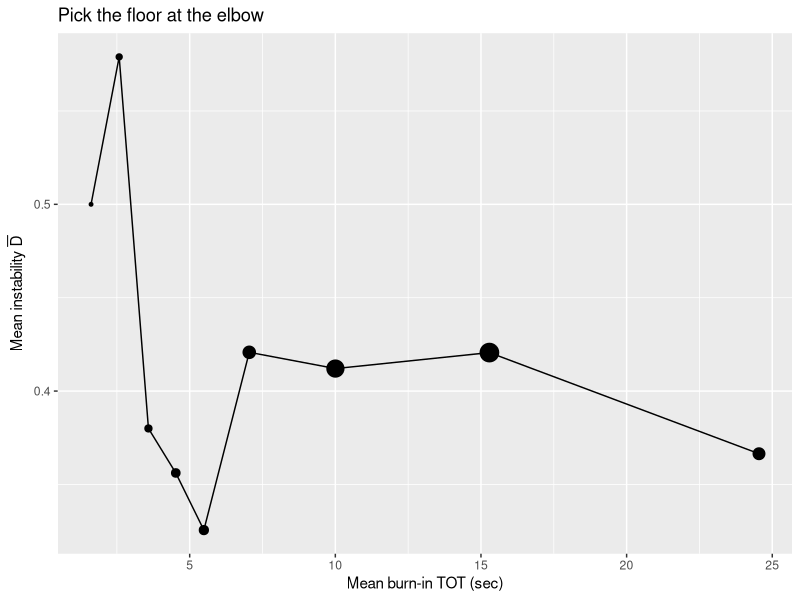
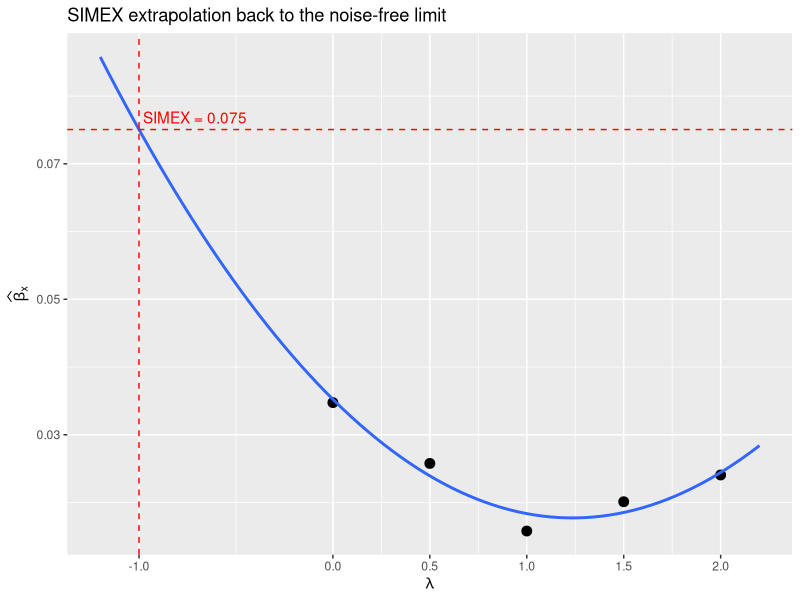
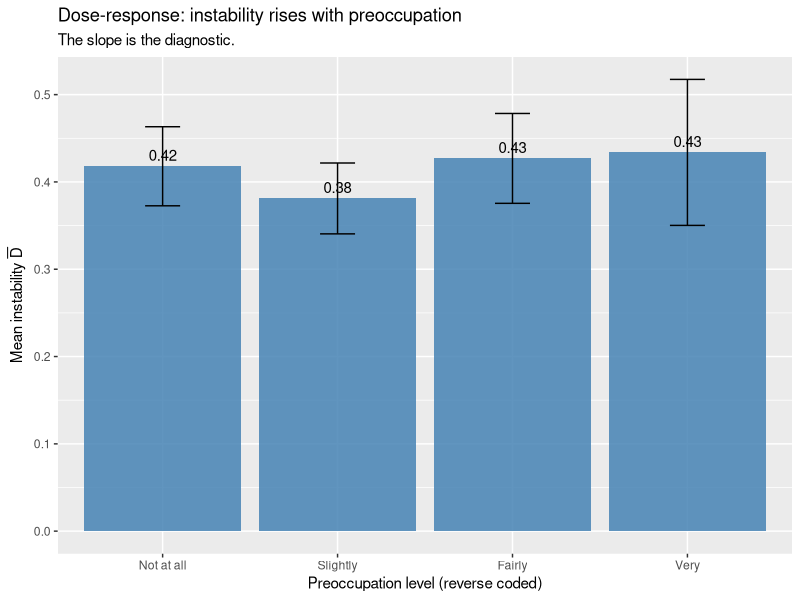

These charts were generated, in order, by the following R code:
## ---- chunk 1
suppressPackageStartupMessages(library(DiagrammeR))

DiagrammeR::grViz("
digraph cognitive {
  graph [rankdir = LR, splines = ortho, nodesep = 0.5, ranksep = 0.6]
  node  [shape = box, style = 'filled,rounded', fillcolor = '#dbe7f5',
         fontname = 'Helvetica', fontsize = 11, width = 1.6, height = 0.55]
  edge  [fontname = 'Helvetica', fontsize = 9, color = '#444444']

  Q   [label = 'Question\\nposed', fillcolor = '#cfead0']
  S1  [label = '1. Comprehension']
  S2  [label = '2. Retrieval']
  S3  [label = '3. Judgment']
  S4  [label = '4. Response selection']
  A   [label = 'Recorded\\nanswer', fillcolor = '#f2d9b1']

  E1  [label = 'Question wording\\nVague terms\\nDouble-barrelled items', shape = note, fillcolor = '#fdecec', height = 0.7, width = 1.7]
  E2  [label = 'Recall failure\\nAvailability bias\\nOmission of evidence', shape = note, fillcolor = '#fdecec', height = 0.7, width = 1.7]
  E3  [label = 'Anchoring\\nFraming\\nSatisficing\\nMood-as-information', shape = note, fillcolor = '#fdecec', height = 0.8, width = 1.7]
  E4  [label = 'Acquiescence\\nExtreme/midpoint\\nScale interpretation', shape = note, fillcolor = '#fdecec', height = 0.7, width = 1.7]

  Q -> S1 -> S2 -> S3 -> S4 -> A
  S1 -> E1 [style = dashed]
  S2 -> E2 [style = dashed]
  S3 -> E3 [style = dashed]
  S4 -> E4 [style = dashed]

  { rank = same; S1; E1 }
  { rank = same; S2; E2 }
  { rank = same; S3; E3 }
  { rank = same; S4; E4 }
}
", height = 360)
## ---- chunk 2
stages <- tibble::tibble(
  Stage             = c("1. Comprehension",
                        "2. Retrieval",
                        "3. Judgment",
                        "4. Response selection"),
  `Cognitive operation` = c("Parse syntax; assign reference; infer pragmatic meaning",
                            "Search memory for relevant beliefs, episodes, attitudes",
                            "Integrate retrieved evidence into a tentative answer",
                            "Map the answer onto the response options"),
  `Dominant error mechanism` = c("Question wording; vague terms; double-barrelled items",
                                 "Recall failure; availability; omission of relevant evidence",
                                 "Anchoring; framing; satisficing; mood-as-information",
                                 "Acquiescence; central tendency; extreme responding; scale interpretation")
)

knitr::kable(
  stages,
  caption = "The four-stage cognitive model of survey response and the dominant error mechanism at each stage. Adapted from Tourangeau, Rips, and Rasinski (2000).",
  booktabs = TRUE
)
## ---- chunk 3
tse <- tibble::tibble(
  Component = c("Coverage error", "Sampling error", "Nonresponse error",
                "Measurement error (instrument)", "Measurement error (respondent)",
                "Processing error"),
  Source = c("Mismatch between the target population and the sampling frame",
             "Variation across samples of the same size from the same frame",
             "Differences between respondents and non-respondents in the realised sample",
             "Question wording, mode, interviewer, layout",
             "Comprehension, retrieval, judgment, response selection",
             "Coding, editing, weighting, imputation"),
  `Reducible by` = c("Better frame; multi-frame designs",
                     "Larger $n$; design-based variance reduction (Chapter on Sampling)",
                     "Targeted follow-up; weighting adjustments",
                     "Cognitive pretesting; mode harmonisation; question redesign",
                     "Better stage-1 and stage-4 design; *but not stage-2/3 noise*",
                     "Process audits; double coding")
)

knitr::kable(
  tse,
  caption = "The Total Survey Error framework. Adapted from Groves et al. (2009). The contribution of this chapter is concentrated in the respondent-side measurement-error row.",
  booktabs = TRUE
) |>
  kableExtra::kable_styling(latex_options = "scale_down",
                            bootstrap_options = "striped")
## ---- chunk 4
suppressPackageStartupMessages(library(DiagrammeR))

DiagrammeR::grViz("
digraph tse {
  graph [rankdir = TB, nodesep = 0.4, ranksep = 0.5]
  node  [shape = box, style = 'filled,rounded',
         fontname = 'Helvetica', fontsize = 10]
  edge  [color = '#444444']

  TSE [label = 'Total Survey Error', fillcolor = '#cfead0', fontsize = 12, height = 0.45, width = 2]

  REP [label = 'Representation\\n(who is in the data)', fillcolor = '#dbe7f5', height = 0.6, width = 2]
  MEA [label = 'Measurement\\n(what they report)', fillcolor = '#dbe7f5', height = 0.6, width = 2]

  C   [label = 'Coverage error', fillcolor = '#eef2f7']
  Sm  [label = 'Sampling error', fillcolor = '#eef2f7']
  N   [label = 'Nonresponse error', fillcolor = '#eef2f7']
  Mi  [label = 'Measurement error\\n(instrument)', fillcolor = '#eef2f7']
  Mr  [label = 'Measurement error\\n(respondent)', fillcolor = '#fcd7d2', penwidth = 2]
  Pe  [label = 'Processing error', fillcolor = '#eef2f7']

  IS  [label = 'Intrinsic\\nstochasticity', fillcolor = '#fcd7d2', shape = note, penwidth = 1]
  SD  [label = 'Social-desirability\\nbias', fillcolor = '#fcd7d2', shape = note]
  RS  [label = 'Response\\nstyles', fillcolor = '#fcd7d2', shape = note]
  CB  [label = 'Recall /\\ncognitive failure', fillcolor = '#fcd7d2', shape = note]

  TSE -> REP
  TSE -> MEA
  REP -> C; REP -> Sm; REP -> N
  MEA -> Mi; MEA -> Mr; MEA -> Pe
  Mr -> IS [style = dashed]
  Mr -> SD [style = dashed]
  Mr -> RS [style = dashed]
  Mr -> CB [style = dashed]
}
", height = 420)
## ---- chunk 5
val_tab <- tibble::tibble(
  Type = c("Content validity",
           "Criterion validity (concurrent)",
           "Criterion validity (predictive)",
           "Construct validity; convergent",
           "Construct validity; discriminant",
           "Face validity",
           "Known-groups validity"),
  Question = c("Do the items cover the full conceptual domain of the construct?",
               "Does the instrument correlate with a contemporaneous gold-standard measure?",
               "Does the instrument predict a future outcome of theoretical interest?",
               "Do measures of the same construct correlate strongly?",
               "Do measures of distinct constructs correlate weakly?",
               "Does the instrument *look* sensible to respondents and reviewers?",
               "Does the instrument differ between groups known to differ on the construct?"),
  `Standard test` = c("Expert review against a domain map",
                      "Pearson/polychoric correlation with the criterion",
                      "Out-of-sample predictive performance",
                      "Off-diagonal validity correlations in the MTMM matrix",
                      "Heterotrait correlations smaller than monotrait",
                      "Cognitive interviewing and pretest review",
                      "Two-sample $t$-test or known-group SEM")
)

knitr::kable(
  val_tab,
  caption = "Major types of validity in survey measurement, the question each addresses, and the standard test. Adapted from Cronbach and Meehl (1955) and Campbell and Fiske (1959).",
  booktabs = TRUE
) |>
  kableExtra::kable_styling(latex_options = "scale_down",
                            bootstrap_options = "striped")
## ---- chunk 6
rs_tab <- tibble::tibble(
  Style = c("Acquiescence (ARS)",
            "Disacquiescence (DARS)",
            "Extreme response style (ERS)",
            "Midpoint / central tendency (MRS)",
            "Net acquiescence (NARS)",
            "Noncontingent / random responding",
            "Straightlining",
            "Speeding"),
  Definition = c("Tendency to agree regardless of content",
                 "Tendency to disagree regardless of content",
                 "Tendency to choose scale endpoints",
                 "Tendency to choose the scale midpoint",
                 "ARS minus DARS in proportional terms",
                 "Random responses unrelated to item content",
                 "Same response across multiple grid items",
                 "Time on task below a content-comprehension floor"),
  `Detection (single item)` = c("Item-pair (positive vs. negated) agreement",
                                 "Item-pair (positive vs. negated) disagreement",
                                 "Greenleaf (1992) ERS scale",
                                 "Frequency of midpoint responses",
                                 "Composite of ARS and DARS",
                                 "Mahalanobis distance; consistency indices",
                                 "Within-row variance in matrix questions",
                                 "Within-respondent percentile of TOT"),
  `Mitigating design` = c("Reverse-coded items; balanced scales",
                          "Reverse-coded items; balanced scales",
                          "Avoid 7+ point unanchored scales",
                          "Even number of options forces non-midpoint",
                          "Balanced scales with reverse coding",
                          "Cognitive pretest; remove items respondents cannot interpret",
                          "Vary item order; avoid long matrix grids",
                          "Burn-in TOT floor (Section \\@ref(sec-tot))")
)

knitr::kable(
  rs_tab,
  caption = "Response-style taxonomy with detection diagnostics and mitigating design choices. Adapted from Baumgartner and Steenkamp (2001), Greenleaf (1992), Krosnick (1991), Van Vaerenbergh and Thomas (2013), and Zhang and Conrad (2014).",
  booktabs = TRUE
) |>
  kableExtra::kable_styling(latex_options = "scale_down",
                            bootstrap_options = "striped")
## ---- chunk 7
tradeoff <- tibble::tibble(
  Design = c("Wide-spaced panel waves",
             "Narrow-spaced panel waves",
             "Within-session replication"),
  `A1 (no change)` = c("Hard; world changes between waves",
                       "Easier; short interval",
                       "Trivially holds (single session)"),
  `A2 (no memory)` = c("Easy; long interval",
                       "Hard; recent question recalled",
                       "Holds with sufficient distractor items [@clayton2025]"),
  `A3 (attrition at random)` = c("Hard; selective attrition",
                                 "Easier; short interval",
                                 "Trivially holds (no inter-session attrition)")
)

knitr::kable(
  tradeoff,
  caption = "Identifying assumptions for $\\bar D$ across three replication designs. Within-session replication is the only design that can satisfy all three assumptions simultaneously.",
  booktabs = TRUE
)
## ---- chunk 8
rtt_table <- tibble::tibble(
  `D-bar`   = c(0.10, 0.10, 0.10, 0.20, 0.20, 0.20, 0.30, 0.30, 0.30),
  `p = Pr(C=1)` = rep(c(0.50, 0.30, 0.20), times = 3),
  `r_tt`     = c(0.80, 0.762, 0.688,
                 0.60, 0.524, 0.375,
                 0.40, 0.286, 0.062)
)

knitr::kable(
  rtt_table, digits = 3,
  caption = "Dependence of test--retest correlation on the response marginal. Three values of $\\bar D$ paired with three values of $p$. Same instability, very different $r_{tt}$.",
  booktabs = TRUE
)
## ---- chunk 9
two_vs_three <- tibble::tibble(
  Question = c("Will instrument improvement reduce the residual?",
               "Is the residual identified by within-session replication?",
               "Is the residual identified by classical test--retest?",
               "Does the residual attenuate regression coefficients?",
               "Does the residual cancel out in differences (DiD, RDD)?"),
  `Two-way (Lord-Novick)` = c("Always yes (by definition)",
                              "Yes",
                              "Yes (with caveats; see Heise simplex)",
                              "Yes, by attenuation factor",
                              "Yes, on average"),
  `Three-way (this chapter)` = c("Only $\\mathrm{Var}(M)$; $\\mathrm{Var}(S)$ irreducible",
                                 "$\\mathrm{Var}(M) + \\mathrm{Var}(S)$ identified jointly",
                                 "$\\mathrm{Var}(S)$ absorbed into the error term",
                                 "Yes for $\\mathrm{Var}(M)$; the $\\mathrm{Var}(S)$ part needs the correction in Section \\@ref(sec-attenuation-correction)",
                                 "Yes for both, on average")
)

knitr::kable(
  two_vs_three,
  caption = "Empirical implications of the three-way decomposition. Most differences from the classical two-way decomposition involve what the analyst can or cannot do about the residual.",
  booktabs = TRUE
) |>
  kableExtra::kable_styling(latex_options = "scale_down",
                            bootstrap_options = "striped")
## ---- chunk 10
analogs <- tibble::tibble(
  Field                      = c("Survey research (this chapter)",
                                 "Gene-expression noise [@elowitz2002]",
                                 "fMRI / neuroimaging",
                                 "Soft-matter / colloid physics",
                                 "Classical test theory [@lord1968]"),
  `Instrument-side variance` = c("Measurement error (M)",
                                 "Extrinsic noise",
                                 "Thermal / scanner noise",
                                 "Diffraction / optical limits",
                                 "Error of measurement"),
  `Subject-side variance`    = c("Intrinsic stochasticity (S)",
                                 "Intrinsic gene-expression noise",
                                 "Physiological / spontaneous activity",
                                 "Brownian motion",
                                 "True-score variation")
)

knitr::kable(
  analogs,
  caption = "Three-way variance decompositions across disciplines. The within-survey replicated DV plays the same role as the dual fluorescent reporter in the Elowitz et al. (2002) design: it isolates within-subject from across-subject variance.",
  booktabs = TRUE
)
## ---- chunk 11
states <- tibble::tibble(
  State           = c("Preoccupation", "Mind-wandering",
                      "Persona / mood self-report", "Attention checks (IMC)"),
  `Influenced by other items?` = c("No", "Yes", "No", "Yes"),
  `Under conscious control?`   = c("No", "No", "Yes", "Yes"),
  `Stable within session?`     = c("Yes", "No", "No", "No")
)

knitr::kable(
  states,
  caption = "Four psychological states evaluated as candidate filters. Only preoccupation satisfies all three properties.",
  booktabs = TRUE
)
## ---- chunk 12
filters <- tibble::tibble(
  Filter = c("Preoccupation",
             "Mind-wandering probe",
             "Persona / mood self-report",
             "Attention checks (IMC)"),
  `(1) Exogenous to items?`   = c("Yes", "No",  "Yes", "No"),
  `(2) Not consciously chosen?` = c("Yes", "Yes", "No",  "No"),
  `(3) Predicts instability?` = c("Yes", "Yes", "Yes", "Mixed"),
  `(4) Not a treatment?`      = c("Yes", "Yes", "Yes", "No"),
  `(5) Stable in-survey?`     = c("Yes", "No",  "No",  "No"),
  Verdict = c("Use as primary",
              "Research only",
              "Research only",
              "Avoid as primary")
)

knitr::kable(
  filters,
  caption = "Filter candidates evaluated against the five criteria. Preoccupation is the only candidate satisfying all five and is the recommended primary filter.",
  booktabs = TRUE
) |>
  kableExtra::kable_styling(latex_options = "scale_down",
                            bootstrap_options = "striped")
## ---- chunk 13
library(dplyr)
library(tidyr)

set.seed(20260506)
n <- 1500

respondents <- tibble(respondent_id = 1:n) |>
  mutate(
    age_group = sample(
      c("18-25", "26-40", "41-60", "61+"), n,
      replace = TRUE, prob = c(0.25, 0.35, 0.25, 0.15)
    ),
    preoccupation = sample(
      1:4, n, replace = TRUE,
      prob = c(0.10, 0.24, 0.36, 0.30)
    ),
    bi_tot_mean    = pmax(
      1.5,
      rgamma(n, shape = 4, scale = 3) -
        0.5 * (5 - preoccupation) +
        ifelse(age_group == "61+", 4, 0)
    ),
    bi_below_floor = bi_tot_mean < 6,
    pi_i           = plogis(rnorm(n, mean = 0.30, sd = 1.20)),
    Q1a            = rbinom(n, 1, pi_i),
    pi_eff         = pmin(0.95, pmax(0.05,
      pi_i + rnorm(n, 0,
                   0.05 + 0.05 * (5 - preoccupation) +
                   0.10  * bi_below_floor)
    )),
    Q1b            = rbinom(n, 1, pi_eff),
    D              = as.integer(Q1a != Q1b),
    x_covariate    = rnorm(n)
  )

dplyr::glimpse(respondents)
## ---- chunk 14
baseline_d <- respondents |>
  summarise(
    n      = dplyr::n(),
    D_mean = mean(D),
    D_se   = sqrt(D_mean * (1 - D_mean) / n)
  )

knitr::kable(
  baseline_d, digits = 4,
  caption = "Sample-mean instability with Wald standard error."
)
## ---- chunk 15
suppressPackageStartupMessages(library(boot))

set.seed(101)
boot_d  <- boot::boot(
  respondents$D,
  statistic = function(d, i) mean(d[i]),
  R = 2000
)
boot_ci <- boot::boot.ci(boot_d, type = c("perc", "bca"))

ci_table <- tibble::tibble(
  estimator = c("percentile", "BCa"),
  lower     = c(boot_ci$percent[4], boot_ci$bca[4]),
  upper     = c(boot_ci$percent[5], boot_ci$bca[5])
)

knitr::kable(
  ci_table, digits = 4,
  caption = "Bootstrap 95% confidence intervals for $\\bar D$."
)
## ---- chunk 16
library(ggplot2)

floor_df <- respondents |>
  mutate(tot_bin = cut(bi_tot_mean,
                       breaks = c(0, 2, 3, 4, 5, 6, 8, 12, 20, 60),
                       include.lowest = TRUE)) |>
  group_by(tot_bin) |>
  summarise(
    tot_mid  = mean(bi_tot_mean),
    D_mean   = mean(D),
    n_in_bin = dplyr::n(),
    .groups  = "drop"
  )

ggplot(floor_df, aes(tot_mid, D_mean)) +
  geom_point(aes(size = n_in_bin)) +
  geom_line() +
  scale_size_continuous(guide = "none") +
  labs(x = "Mean burn-in TOT (sec)",
       y = expression(paste("Mean instability ", bar(D))),
       title = "Pick the floor at the elbow")
## ---- chunk 17
respondents_q <- respondents |>
  mutate(
    filter_outcome = dplyr::case_when(
      bi_below_floor       ~ "drop_floor",
      preoccupation == 1L  ~ "flag_very_preocc",
      preoccupation == 2L  ~ "flag_fairly_preocc",
      TRUE                 ~ "keep"
    ),
    filter_outcome = factor(
      filter_outcome,
      levels = c("keep", "flag_fairly_preocc",
                 "flag_very_preocc", "drop_floor")
    )
  )

filter_summary <- respondents_q |>
  count(filter_outcome) |>
  mutate(pct = 100 * n / sum(n))

knitr::kable(
  filter_summary, digits = 1,
  caption = "Filter outcome distribution after applying TOT floor and preoccupation flag."
)
## ---- chunk 18
estimands <- dplyr::bind_rows(
  respondents_q |>
    summarise(sample = "Full sample (incl. flagged)",
              n        = dplyr::n(),
              mean_Q1a = mean(Q1a),
              D        = mean(D)),
  respondents_q |>
    dplyr::filter(filter_outcome != "drop_floor") |>
    summarise(sample = "Drop floor-failers only",
              n        = dplyr::n(),
              mean_Q1a = mean(Q1a),
              D        = mean(D)),
  respondents_q |>
    dplyr::filter(filter_outcome == "keep") |>
    summarise(sample = "Drop floor-failers and unflag",
              n        = dplyr::n(),
              mean_Q1a = mean(Q1a),
              D        = mean(D))
)

knitr::kable(
  estimands, digits = 4,
  caption = "Side-by-side estimates under three filter regimes. Movement in the mean across regimes signals how much the quality filter is doing to the substantive conclusion."
)
## ---- chunk 19
suppressPackageStartupMessages(library(lme4))

long_df <- respondents |>
  dplyr::select(respondent_id, Q1a, Q1b) |>
  tidyr::pivot_longer(c(Q1a, Q1b), names_to = "admin", values_to = "C")

m_pi <- lme4::glmer(
  C ~ 1 + (1 | respondent_id),
  data   = long_df,
  family = binomial(link = "logit")
)

eb_lp  <- coef(m_pi)$respondent_id[, "(Intercept)"]
pi_hat <- plogis(eb_lp)

pi_compare <- tibble(
  respondent_id = as.integer(rownames(coef(m_pi)$respondent_id)),
  pi_hat        = pi_hat
) |>
  dplyr::left_join(respondents |> dplyr::select(respondent_id, pi_i),
                   by = "respondent_id")

with(pi_compare, cor(pi_hat, pi_i))
## ---- chunk 20
fit <- glm(Q1a ~ x_covariate, data = respondents, family = binomial())
beta_naive <- coef(fit)["x_covariate"]

D_bar <- mean(respondents$D)
correction_factor <- sqrt(1 - 2 * D_bar)
beta_corrected    <- beta_naive / correction_factor

set.seed(7)
B <- 2000
boot_corr <- replicate(B, {
  idx <- sample.int(nrow(respondents), replace = TRUE)
  d   <- respondents[idx, ]
  fb  <- coef(glm(Q1a ~ x_covariate, data = d, family = binomial()))[
    "x_covariate"
  ]
  Db  <- mean(d$D)
  fb / sqrt(pmax(1 - 2 * Db, .Machine$double.eps))
})
boot_ci_corr <- quantile(boot_corr, c(0.025, 0.975))

attn_table <- tibble::tibble(
  quantity = c("D_bar",
               "Misclassification rate q",
               "Attenuation factor (1 - 2q)",
               "Naive beta_x",
               "Corrected beta_x",
               "Bootstrap 95% CI lower",
               "Bootstrap 95% CI upper"),
  value    = c(D_bar,
               (1 - sqrt(1 - 2 * D_bar)) / 2,
               sqrt(1 - 2 * D_bar),
               beta_naive,
               beta_corrected,
               boot_ci_corr[1],
               boot_ci_corr[2])
)

knitr::kable(
  attn_table, digits = 4,
  caption = "Closed-form attenuation correction for a binary outcome regressed on a continuous covariate, with paired-bootstrap 95% CI."
)
## ---- chunk 21
library(ggplot2)

set.seed(11)
q_hat <- (1 - sqrt(1 - 2 * mean(respondents$D))) / 2

flip_outcome <- function(y, q) {
  flip <- rbinom(length(y), 1, q)
  ifelse(flip == 1, 1 - y, y)
}

lambdas <- c(0.0, 0.5, 1.0, 1.5, 2.0)
B_simex <- 200

simex_df <- tibble::tibble(lambda = lambdas) |>
  rowwise() |>
  mutate(
    beta = mean(replicate(B_simex, {
      q_lambda <- pmin(0.499, q_hat * (1 + lambda))
      y_noisy  <- flip_outcome(respondents$Q1a, q_lambda - q_hat)
      coef(glm(y_noisy ~ respondents$x_covariate,
               family = binomial()))["respondents$x_covariate"]
    }))
  ) |>
  ungroup()

quad_fit <- lm(beta ~ lambda + I(lambda^2), data = simex_df)
beta_simex <- as.numeric(predict(quad_fit, newdata = data.frame(lambda = -1)))

ggplot(simex_df, aes(lambda, beta)) +
  geom_point(size = 3) +
  geom_smooth(method = "lm", formula = y ~ x + I(x^2),
              se = FALSE, fullrange = TRUE) +
  geom_vline(xintercept = -1, linetype = "dashed", colour = "red") +
  geom_hline(yintercept = beta_simex, linetype = "dashed",
             colour = "red") +
  annotate("text", x = -1, y = beta_simex,
           label = sprintf(" SIMEX = %.3f", beta_simex),
           hjust = 0, vjust = -0.5, colour = "red") +
  scale_x_continuous(limits = c(-1.2, 2.2),
                     breaks = c(-1, 0, 0.5, 1, 1.5, 2)) +
  labs(x = expression(lambda),
       y = expression(widehat(beta)[x]),
       title = "SIMEX extrapolation back to the noise-free limit")
## ---- chunk 22
library(ggplot2)

preocc_summary <- respondents |>
  dplyr::group_by(preoccupation) |>
  dplyr::summarise(
    D_mean = mean(D),
    D_se   = sd(D) / sqrt(dplyr::n()),
    n      = dplyr::n(),
    .groups = "drop"
  ) |>
  dplyr::mutate(preocc_label = factor(
    preoccupation,
    levels = 4:1,
    labels = c("Not at all", "Slightly", "Fairly", "Very")
  ))

ggplot(preocc_summary, aes(preocc_label, D_mean)) +
  geom_col(fill = "steelblue", alpha = 0.85) +
  geom_errorbar(aes(ymin = D_mean - 1.96 * D_se,
                    ymax = D_mean + 1.96 * D_se),
                width = 0.2) +
  geom_text(aes(label = sprintf("%.2f", D_mean)),
            vjust = -0.5, size = 3.8) +
  labs(x = "Preoccupation level (reverse coded)",
       y = expression(paste("Mean instability ", bar(D))),
       title = "Dose-response: instability rises with preoccupation",
       subtitle = "The slope is the diagnostic.")
## ---- chunk 23
set.seed(31)

# Simulate a 10-item attitude grid alongside the existing data so the
# careless-responding diagnostics have realistic input. In practice these
# come from the actual instrument.
n <- nrow(respondents)
K_grid <- 10
grid_items <- matrix(
  rbinom(n * K_grid, size = 4, prob = plogis(rnorm(n))) + 1L,
  nrow = n, ncol = K_grid,
  dimnames = list(NULL, paste0("g", seq_len(K_grid)))
)
# Inject straightlining for a subset
straight_idx <- sample(seq_len(n), size = round(0.05 * n))
grid_items[straight_idx, ] <- 3L

# Long-string: longest run of identical responses within each row.
long_string_run <- function(x) {
  r <- rle(as.integer(x))$lengths
  max(r)
}
LS <- apply(grid_items, 1, long_string_run)

# Within-respondent SD across the grid; near-zero suggests straightlining.
grid_sd <- apply(grid_items, 1, sd)

# Person-total correlation: respondent's response vector vs the sample mean
# response vector across items.
item_means <- colMeans(grid_items)
person_total <- apply(grid_items, 1, function(r) {
  if (sd(r) == 0) NA_real_ else suppressWarnings(cor(r, item_means))
})

# Mahalanobis distance on the grid
m_dist <- mahalanobis(
  grid_items,
  center = colMeans(grid_items),
  cov    = cov(grid_items)
)

careless_df <- tibble::tibble(
  metric = c("Mean long-string max",
             "Median long-string max",
             "% respondents with long-string >= 7",
             "Median within-respondent SD across grid",
             "% respondents with grid SD == 0",
             "Median person-total correlation",
             "% respondents with person-total correlation < 0",
             "Mahalanobis: % above chi^2(10) 95th percentile",
             "% below burn-in TOT floor"),
  value  = c(round(mean(LS), 2),
             round(median(LS), 2),
             round(100 * mean(LS >= 7), 1),
             round(median(grid_sd), 2),
             round(100 * mean(grid_sd == 0), 1),
             round(median(person_total, na.rm = TRUE), 3),
             round(100 * mean(person_total < 0, na.rm = TRUE), 1),
             round(100 * mean(m_dist > qchisq(0.95, df = K_grid)), 1),
             round(100 * mean(respondents$bi_below_floor), 1))
)

knitr::kable(
  careless_df,
  caption = "Careless-responding diagnostic indices computed on a simulated 10-item attitude grid alongside the burn-in TOT floor. Long-string, within-respondent SD, person-total correlation, and Mahalanobis distance follow Meade and Craig (2012) and Curran (2016). Apply jointly: respondents who fail two or more indices are stronger candidates for flagging than respondents who fail only one."
)
## ---- chunk 24
quality_block <- tibble::tibble(
  metric = c("N recruited",
             "N after floor drop",
             "N unflagged (strictest)",
             "D bar (full sample)",
             "D bar (unflagged)",
             "% very preoccupied",
             "% below TOT floor",
             "Median burn-in TOT (sec)",
             "Naive beta_x",
             "Corrected beta_x"),
  value  = c(nrow(respondents),
             sum(respondents_q$filter_outcome != "drop_floor"),
             sum(respondents_q$filter_outcome == "keep"),
             round(mean(respondents$D), 3),
             round(mean(respondents_q$D[
               respondents_q$filter_outcome == "keep"
             ]), 3),
             round(100 * mean(respondents$preoccupation == 1L), 1),
             round(100 * mean(respondents$bi_below_floor), 1),
             round(median(respondents$bi_tot_mean), 1),
             round(beta_naive, 3),
             round(beta_corrected, 3))
)

knitr::kable(
  quality_block,
  caption = "Data-quality block for the methods section. Includes both the descriptive quality metrics and the corrected substantive estimate."
)
## ---- chunk 25
sensitive_methods <- tibble::tibble(
  Method = c("Direct questioning",
             "Randomised response [@warner1965randomized]",
             "List experiment [@blair2012statistical]",
             "Endorsement experiment [@bullock2011statistical]"),
  `Best for` = c("Mildly sensitive items where social-desirability bias is moderate",
                 "Highly sensitive items in interviewer-administered modes",
                 "Highly sensitive items in self-administered modes",
                 "Measuring support for stigmatised groups via policy attribution"),
  `Variance penalty` = c("None (baseline)",
                         "$1 / (2p-1)^2$",
                         "Substantial (depends on list length and treatment shift)",
                         "Substantial"),
  `Cognitive cost`   = c("Low", "Moderate", "Low (just count items)",
                         "Low (just rate the policy)")
)

knitr::kable(
  sensitive_methods,
  caption = "Comparison of sensitive-question methods. The right method depends on the sensitivity of the topic, the survey mode, and the variance budget.",
  booktabs = TRUE
) |>
  kableExtra::kable_styling(latex_options = "scale_down",
                            bootstrap_options = "striped")
## ---- chunk 26
suppressPackageStartupMessages(library(DiagrammeR))

DiagrammeR::grViz("
digraph sensitive {
  graph [rankdir = TB, nodesep = 0.35, ranksep = 0.55]
  node  [shape = box, style = 'filled,rounded',
         fontname = 'Helvetica', fontsize = 10]

  Q1 [label = 'How sensitive\\nis the item?', shape = diamond, fillcolor = '#fff4cc', width = 1.8]
  Q2 [label = 'Even a\\nyes/no count\\ncarries stigma?', shape = diamond, fillcolor = '#fff4cc', width = 1.9]
  Q3 [label = 'Mode?', shape = diamond, fillcolor = '#fff4cc', width = 1.4]

  M0 [label = 'Direct questioning\\n(baseline)', fillcolor = '#cfead0']
  M1 [label = 'List experiment\\n(item count technique)\\nBlair and Imai (2012)', fillcolor = '#dbe7f5']
  M2 [label = 'Randomised response\\nWarner (1965)', fillcolor = '#dbe7f5']
  M3 [label = 'Endorsement experiment\\nBullock, Imai and Shapiro (2011)', fillcolor = '#dbe7f5']

  Q1 -> M0 [label = 'mild', fontsize = 9]
  Q1 -> Q2 [label = 'highly\\nsensitive', fontsize = 9]
  Q2 -> M3 [label = 'yes', fontsize = 9]
  Q2 -> Q3 [label = 'no', fontsize = 9]
  Q3 -> M1 [label = 'self-administered\\n(web, ACASI)', fontsize = 9]
  Q3 -> M2 [label = 'interviewer-administered\\n(F2F, phone)', fontsize = 9]
}
", height = 420)
## ---- chunk 27
checklist <- tibble::tibble(
  Item = c("Pre-registration of sample size and analysis plan",
           "Disclosure of all measured items and conditions",
           "Disclosure of all exclusions",
           "Specification curve for the headline estimate",
           "Replication ($\\bar D$) on the key DV",
           "Posted raw data and analysis code"),
  Reference = c("@simmons2011false",
                "@simmons2011false",
                "@simmons2011false",
                "@simonsohn2020specification",
                "This chapter; @clayton2025",
                "@simonsohn2013just")
)

knitr::kable(
  checklist,
  caption = "Robustness checklist for survey-based papers. Each row is a now-standard requirement in the better social-science journals.",
  booktabs = TRUE
)
